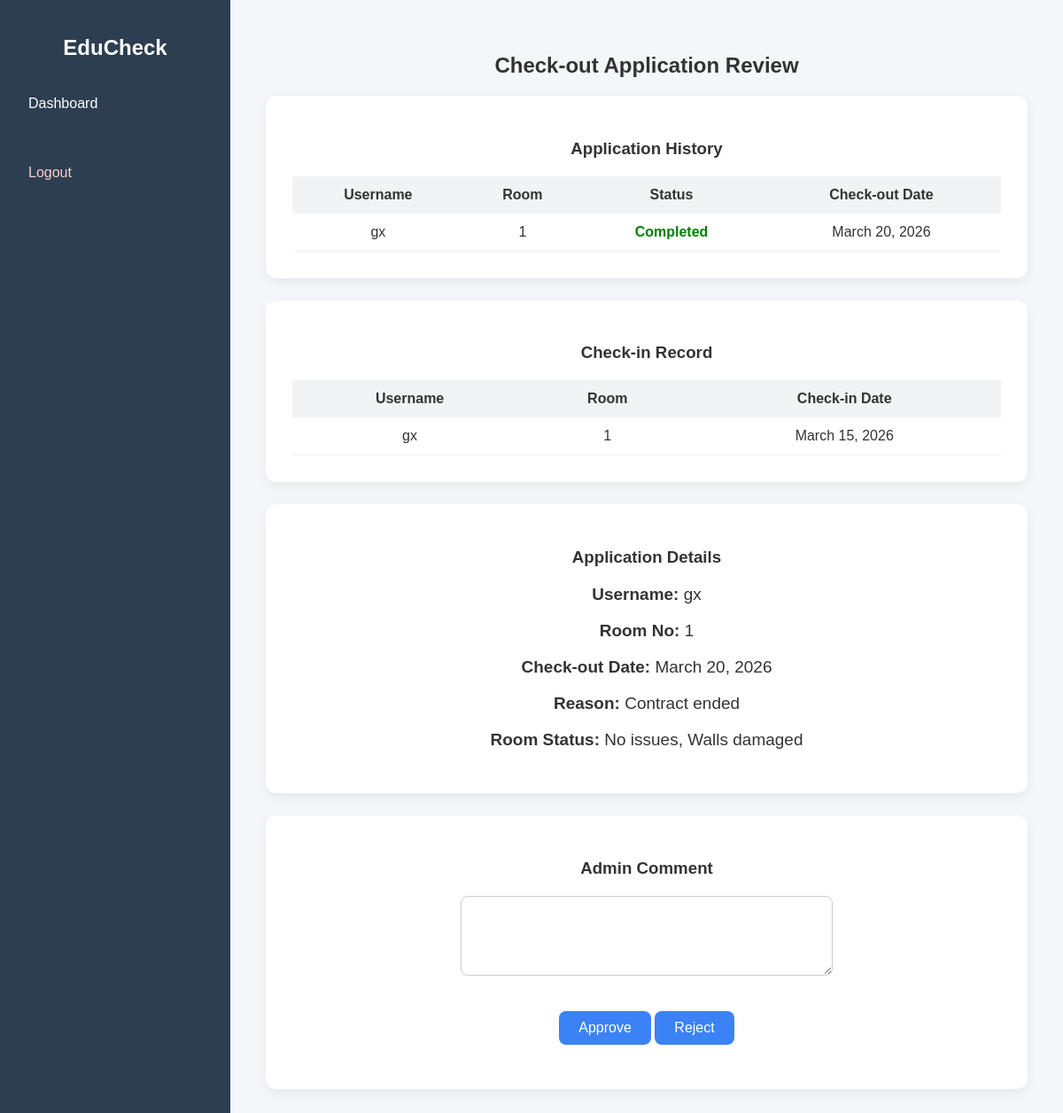
/check-out/review/46/ (signed in), run on the app's committed database.
### accommodation/models.py (models this page shows, shortened)
class CheckOutRequest(models.Model):
    STATUS_CHOICES = (
        ('pending', 'Pending'),
        ('approved', 'Approved'),
        ('rejected', 'Rejected'),
        ('completed', 'Completed'),
    )
    student = models.ForeignKey(UserProfile, on_delete=models.CASCADE)
    check_in_record = models.ForeignKey(
        CheckInRecord,
        on_delete=models.SET_NULL,
        null=True,
        blank=True
    )
    room_number = models.CharField(max_length=10, null=True, blank=True)
    requested_check_out_date = models.DateField()
    reason = models.CharField(max_length=100)
    issues = models.TextField(blank=True, null=True)
    comments = models.TextField(blank=True, null=True)
    status = models.CharField(
        max_length=10,
        choices=STATUS_CHOICES,
        default='pending'
    )
    admin_note = models.TextField(blank=True, null=True)
    created_at = models.DateTimeField(auto_now_add=True)
    updated_at = models.DateTimeField(auto_now=True)

class UserProfile(models.Model):
    ROLE_CHOICES = (
        ('student', 'Student'),
        ('admin', 'Administrator'),
    )
    user = models.OneToOneField(User, on_delete=models.CASCADE)
    role = models.CharField(
        max_length=10,
        choices=ROLE_CHOICES,
        default='student'
    )
    student_id = models.CharField(max_length=20, blank=True, null=True)
    admin_department = models.CharField(max_length=50, blank=True, null=True)

class CheckInRecord(models.Model):
    STATUS_CHOICES = (
        ('active', 'Active'),
        ('checked_out', 'Checked Out'),
    )
    student = models.ForeignKey(
        UserProfile,
        on_delete=models.CASCADE,
        limit_choices_to={'role': 'student'}
    )
    room_number = models.CharField(max_length=10)
    status = models.CharField(
        max_length=20,
        choices=STATUS_CHOICES,
        default="active"
    )
    check_in_date = models.DateField(auto_now_add=True)
    created_at = models.DateTimeField(auto_now_add=True)
    updated_at = models.DateTimeField(auto_now=True)

### accommodation/views.py (the view)
# urls.py: path('check-out/review/<int:pk>/', views.review_check_out_request, name='review_check_out'),
@login_required
def review_check_out_request(request, pk):
    profile = get_object_or_404(UserProfile, user=request.user)
    if profile.role != "admin":
        return redirect("dashboard")
    checkout = get_object_or_404(CheckOutRequest, pk=pk)
    applications = CheckOutRequest.objects.filter(
        student=checkout.student
    ).order_by("-created_at")
    if request.method == "POST":
        form = CheckOutStatusForm(request.POST, instance=checkout)
        if form.is_valid():
            form.save()
            return redirect("dashboard")
    else:
        form = CheckOutStatusForm(instance=checkout)
    return render(
        request,
        "accommodation/review_check_out.html",
        {"form": form, "check_out": checkout, "applications": applications}
    )

### accommodation/forms.py
class CheckOutStatusForm(forms.ModelForm):
    class Meta:
        model = CheckOutRequest
        fields = ["status", "admin_note"]

### accommodation/templates/accommodation/review_check_out.html (shortened to what this page needs)
{% extends 'accommodation/base.html' %}
{% block content %}
<h2>Check-out Application Review</h2>
<div class="card">
<h3>Application History</h3>
<table>
<tr>
<th>Username</th>
<th>Room</th>
<th>Status</th>
<th>Check-out Date</th>
</tr>
{% for req in applications %}
<tr>
<td>{{ req.student.user.username }}</td>
<td>{{ req.room_number }}</td>
<td>
{% if req.status == "pending" %}
<span style="color:orange;font-weight:600">Pending</span>
{% elif req.status == "approved" %}
<span style="color:green;font-weight:600">Approved</span>
{% elif req.status == "completed" %}
<span style="color:green;font-weight:600">Completed</span>
{% else %}
<span style="color:red;font-weight:600">Rejected</span>
{% endif %}
</td>
<td>{{ req.requested_check_out_date|date:"F d, Y" }}</td>
</tr>
{% endfor %}
</table>
</div>
<div class="card">
<h3>Check-in Record</h3>
<table>
<tr>
<th>Username</th>
<th>Room</th>
<th>Check-in Date</th>
</tr>
<tr>
<td>{{ check_out.student.user.username }}</td>
<td>{{ check_out.room_number }}</td>
<td>{{ check_out.check_in_record.check_in_date|date:"F d, Y" }}</td>
</tr>
</table>
</div>
<div class="card">
<h3>Application Details</h3>
<p class="info-text">
<strong>Username:</strong> {{ check_out.student.user.username }}
</p >
<p class="info-text">
<strong>Room No:</strong> {{ check_out.room_number }}
</p >
<p class="info-text">
<strong>Check-out Date:</strong> {{ check_out.requested_check_out_date|date:"F d, Y" }}
</p >
<p class="info-text">
<strong>Reason:</strong> {{ check_out.reason }}
</p >
<p class="info-text">
<strong>Room Status:</strong> {{ check_out.issues }}
</p >
</div>
<div class="card">
<h3>Admin Comment</h3>
<form method="POST">
<textarea name="admin_comment"></textarea>
<div class="center-btn">
<button class="btn" name="status" value="approved">
Approve
</button>
<button class="btn" name="status" value="rejected">
Reject
</button>
</div>
</form>
</div>
{% endblock %}

### static/css/custom.css (style rules this page uses)
body { margin:0; font-family:Arial, sans-serif; background:#f4f6f9; color:#333; }
h1,h2,h3 { text-align:center; }
.card { background:white; padding:30px; margin-bottom:25px; border-radius:12px; box-shadow:0 4px 12px rgba(0,0,0,0.06); }
.card h3 { margin-bottom:20px; text-align:center; }
.info-text { font-size:19px !important; font-weight:500; text-align:center; }
input, select, textarea { width:100%; max-width:420px; height:44px; font-size:16px; font-family: inherit; padding:10px 14px; border-radius:8px; border:1px solid #ccc; background:white; box-sizing:border-box; margin:8px auto; display:block; text-align: center; }
textarea { height:auto; min-height:90px; }
.btn { display:inline-block; padding:10px 22px; background:#3b82f6; color:white; font-size:16px; border-radius:8px; text-decoration:none; border:none; cursor:pointer; width:auto; margin:20px auto; transition:all 0.25s; }
.center-btn { text-align:center; margin-top:20px; }
table { width:100%; border-collapse:collapse; margin-top:15px; }
th { background:#f1f3f5; text-align:left; padding:12px; font-weight:600; }
td { padding:12px; border-bottom:1px solid #eee; }
.card h3 { text-align:center; }
.center-btn { text-align:center; }
table { text-align:center; }
th, td { text-align:center; }
.card { text-align:center; }

### data on the page
CheckOutRequest: student.user.username "gx", room_number "1", status "Completed", requested_check_out_date "March 20, 2026", check_in_record.check_in_date "March 15, 2026", reason "Contract ended", issues "No issues, Walls damaged"
